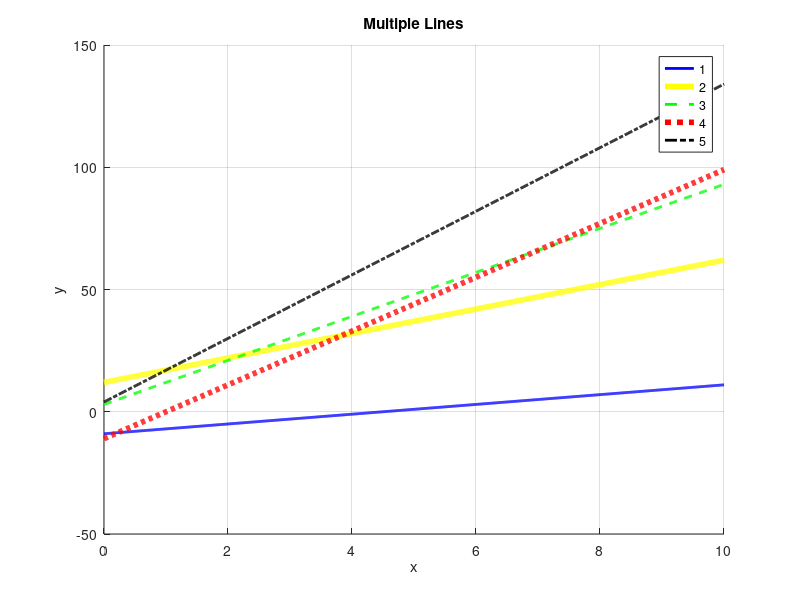

The MATLAB source for this figure:
#!/usr/bin/env -S octave -q

% lineplots.m
% Date  : 12 August 2017
% Author: Ankit Pati

hold on;
grid on;

title('Multiple Lines');
xlabel('x');
ylabel('y');

x = 0 : 0.01 : 10;

plot(x,  2 .* x -  9, 'linewidth', 2, '-b' , 'DisplayName', '1');
plot(x,  5 .* x + 12, 'linewidth', 4, '-y' , 'DisplayName', '2');
plot(x,  9 .* x +  3, 'linewidth', 2, '--g', 'DisplayName', '3');
plot(x, 11 .* x - 11, 'linewidth', 4, ':r' , 'DisplayName', '4');
plot(x, 13 .* x +  4, 'linewidth', 2, '-.k', 'DisplayName', '5');

legend('show');

drawnow();
input('Press enter key to terminate...');

% end of lineplots.m
